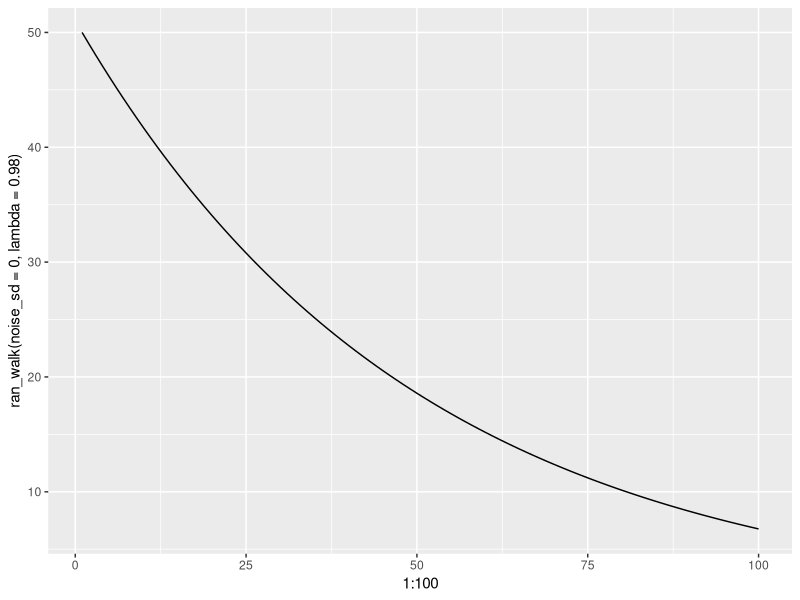

R code for this plot:
# Control Structures II
# March 21 2024
# RKH

##################################################
# FUNCTION: ran_walk
# stochastic random walk 
# input: times = number of time steps
#        n1 = initial population size (= n[1])
#        lambda = finite rate of increase
#        noise_sd = sd of a normal distribution with mean 0
# output: vector n with population sizes > 0 
#         until extinction, then NA 
#------------------------------------------------- 


library(ggplot2)
ran_walk <- function(times=100,n1=50,lambda=1.00,noise_sd=10) {
  n <- rep(NA,times)  # create output vector
  n[1] <- n1 # initialize with starting population size
  noise <- rnorm(n=times,mean=0,sd=noise_sd) # create noise vector
  for(i in 1:(times-1)) {
    n[i + 1] <- lambda*n[i] + noise[i]
    if(n[i + 1] <=0) {
      n[i + 1] <- NA
      cat("Population extinction at time",i-1,"\n")
      break}
  }
  
return(n)
}

# explore paramaters in plot function
qplot(x=1:100,y=ran_walk(noise_sd=0,lambda=0.98),geom="line")

